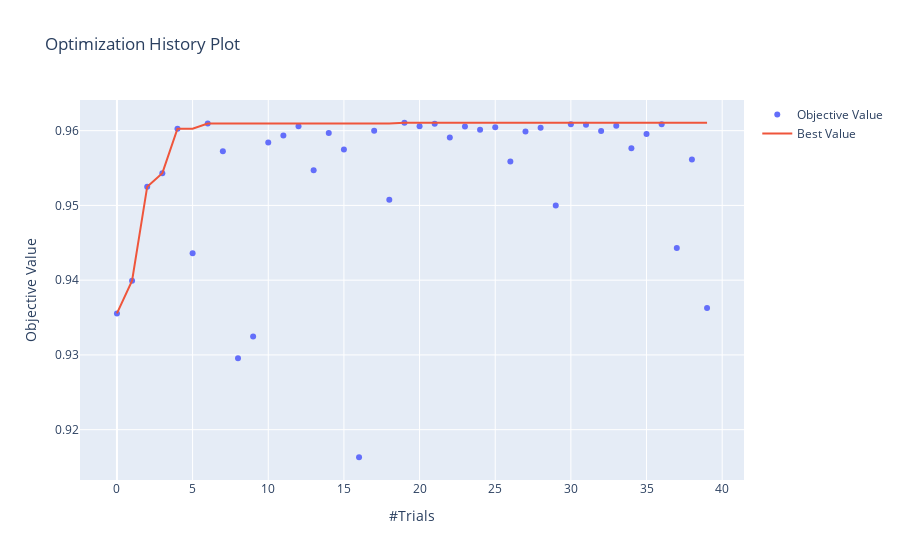
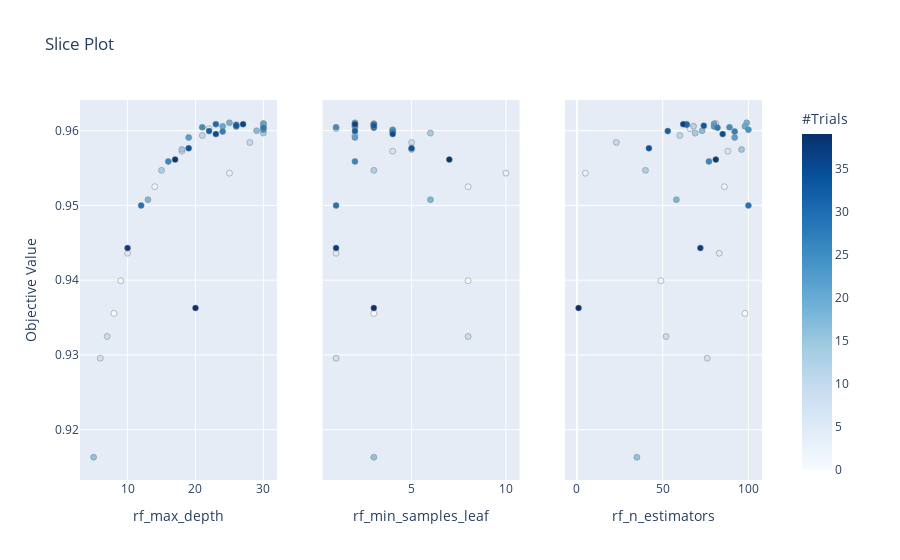
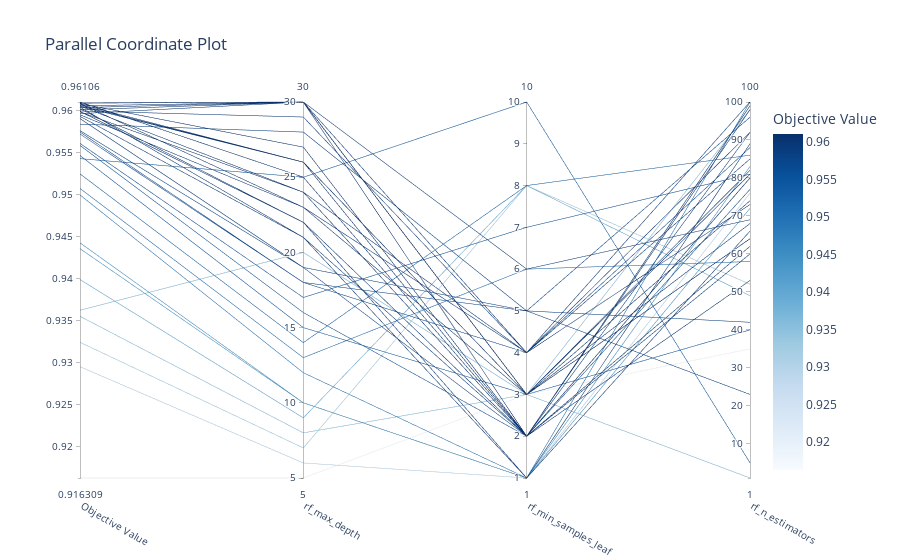

Source (notebook cell) for these figures, in order:
### Code cell
# Gráficos otimização de hiperparâmetros
fig1 = optuna.visualization.plot_optimization_history(study_rc)
fig1.show()

fig2 = optuna.visualization.plot_slice(study_rc)
fig2.show()

fig3 = optuna.visualization.plot_parallel_coordinate(study_rc)
fig3.show()

### Figure 1 — Plotly figure (JSON) as saved in the notebook; plotly's stock layout.template omitted (floating-point values rounded to 4 significant figures)
{"data": [{"mode": "markers", "name": "Objective Value", "type": "scatter", "x": [0, 1, 2, 3, 4, 5, 6, 7, 8, 9, 10, 11, 12, 13, 14, 15, 16, 17, 18, 19, 20, 21, 22, 23, 24, 25, 26, 27, 28, 29, 30, 31, 32, 33, 34, 35, 36, 37, 38, 39], "y": [0.9356, 0.9399, 0.9525, 0.9543, 0.9603, 0.9436, 0.961, 0.9572, 0.9296, 0.9325, 0.9584, 0.9594, 0.9606, 0.9547, 0.9597, 0.9575, 0.9163, 0.96, 0.9508, 0.9611, 0.9606, 0.9609, 0.9591, 0.9606, 0.9601, 0.9604, 0.9559, 0.9599, 0.9604, 0.95, 0.9609, 0.9608, 0.9599, 0.9607, 0.9576, 0.9595, 0.9609, 0.9443, 0.9561, 0.9363]}, {"name": "Best Value", "type": "scatter", "x": [0, 1, 2, 3, 4, 5, 6, 7, 8, 9, 10, 11, 12, 13, 14, 15, 16, 17, 18, 19, 20, 21, 22, 23, 24, 25, 26, 27, 28, 29, 30, 31, 32, 33, 34, 35, 36, 37, 38, 39], "y": [0.9356, 0.9399, 0.9525, 0.9543, 0.9603, 0.9603, 0.961, 0.961, 0.961, 0.961, 0.961, 0.961, 0.961, 0.961, 0.961, 0.961, 0.961, 0.961, 0.961, 0.9611, 0.9611, 0.9611, 0.9611, 0.9611, 0.9611, 0.9611, 0.9611, 0.9611, 0.9611, 0.9611, 0.9611, 0.9611, 0.9611, 0.9611, 0.9611, 0.9611, 0.9611, 0.9611, 0.9611, 0.9611]}], "layout": {"title": {"text": "Optimization History Plot"}, "xaxis": {"title": {"text": "#Trials"}}, "yaxis": {"title": {"text": "Objective Value"}}}}

### Figure 2 — Plotly figure (JSON) as saved in the notebook; plotly's stock layout.template omitted (floating-point values rounded to 4 significant figures)
{"data": [{"marker": {"color": [0, 1, 2, 3, 4, 5, 6, 7, 8, 9, 10, 11, 12, 13, 14, 15, 16, 17, 18, 19, 20, 21, 22, 23, 24, 25, 26, 27, 28, 29, 30, 31, 32, 33, 34, 35, 36, 37, 38, 39], "colorbar": {"title": {"text": "#Trials"}, "x": 1, "xpad": 40}, "colorscale": [[0, "rgb(247,251,255)"], [0.125, "rgb(222,235,247)"], [0.25, "rgb(198,219,239)"], [0.375, "rgb(158,202,225)"], [0.5, "rgb(107,174,214)"], [0.625, "rgb(66,146,198)"], [0.75, "rgb(33,113,181)"], [0.875, "rgb(8,81,156)"], [1, "rgb(8,48,107)"]], "line": {"color": "Grey", "width": 0.5}, "showscale": true}, "mode": "markers", "showlegend": false, "type": "scatter", "x": [8, 9, 14, 25, 22, 10, 30, 18, 6, 7, 28, 21, 30, 15, 30, 18, 5, 29, 13, 25, 24, 30, 19, 26, 30, 21, 16, 24, 30, 12, 23, 26, 22, 26, 19, 23, 27, 10, 17, 20], "xaxis": "x", "y": [0.9356, 0.9399, 0.9525, 0.9543, 0.9603, 0.9436, 0.961, 0.9572, 0.9296, 0.9325, 0.9584, 0.9594, 0.9606, 0.9547, 0.9597, 0.9575, 0.9163, 0.96, 0.9508, 0.9611, 0.9606, 0.9609, 0.9591, 0.9606, 0.9601, 0.9604, 0.9559, 0.9599, 0.9604, 0.95, 0.9609, 0.9608, 0.9599, 0.9607, 0.9576, 0.9595, 0.9609, 0.9443, 0.9561, 0.9363], "yaxis": "y"}, {"marker": {"color": [0, 1, 2, 3, 4, 5, 6, 7, 8, 9, 10, 11, 12, 13, 14, 15, 16, 17, 18, 19, 20, 21, 22, 23, 24, 25, 26, 27, 28, 29, 30, 31, 32, 33, 34, 35, 36, 37, 38, 39], "colorbar": {"title": {"text": "#Trials"}, "x": 1, "xpad": 40}, "colorscale": [[0, "rgb(247,251,255)"], [0.125, "rgb(222,235,247)"], [0.25, "rgb(198,219,239)"], [0.375, "rgb(158,202,225)"], [0.5, "rgb(107,174,214)"], [0.625, "rgb(66,146,198)"], [0.75, "rgb(33,113,181)"], [0.875, "rgb(8,81,156)"], [1, "rgb(8,48,107)"]], "line": {"color": "Grey", "width": 0.5}, "showscale": false}, "mode": "markers", "showlegend": false, "type": "scatter", "x": [3, 8, 8, 10, 1, 1, 3, 4, 1, 8, 5, 2, 3, 3, 6, 5, 3, 4, 6, 2, 2, 2, 2, 2, 4, 1, 2, 4, 3, 1, 3, 3, 2, 3, 5, 4, 2, 1, 7, 3], "xaxis": "x2", "y": [0.9356, 0.9399, 0.9525, 0.9543, 0.9603, 0.9436, 0.961, 0.9572, 0.9296, 0.9325, 0.9584, 0.9594, 0.9606, 0.9547, 0.9597, 0.9575, 0.9163, 0.96, 0.9508, 0.9611, 0.9606, 0.9609, 0.9591, 0.9606, 0.9601, 0.9604, 0.9559, 0.9599, 0.9604, 0.95, 0.9609, 0.9608, 0.9599, 0.9607, 0.9576, 0.9595, 0.9609, 0.9443, 0.9561, 0.9363], "yaxis": "y2"}, {"marker": {"color": [0, 1, 2, 3, 4, 5, 6, 7, 8, 9, 10, 11, 12, 13, 14, 15, 16, 17, 18, 19, 20, 21, 22, 23, 24, 25, 26, 27, 28, 29, 30, 31, 32, 33, 34, 35, 36, 37, 38, 39], "colorbar": {"title": {"text": "#Trials"}, "x": 1, "xpad": 40}, "colorscale": [[0, "rgb(247,251,255)"], [0.125, "rgb(222,235,247)"], [0.25, "rgb(198,219,239)"], [0.375, "rgb(158,202,225)"], [0.5, "rgb(107,174,214)"], [0.625, "rgb(66,146,198)"], [0.75, "rgb(33,113,181)"], [0.875, "rgb(8,81,156)"], [1, "rgb(8,48,107)"]], "line": {"color": "Grey", "width": 0.5}, "showscale": false}, "mode": "markers", "showlegend": false, "type": "scatter", "x": [98, 49, 86, 5, 66, 83, 81, 88, 76, 52, 23, 60, 68, 40, 69, 96, 35, 73, 58, 99, 98, 80, 92, 80, 100, 89, 77, 92, 82, 100, 64, 64, 53, 74, 42, 85, 62, 72, 81, 1], "xaxis": "x3", "y": [0.9356, 0.9399, 0.9525, 0.9543, 0.9603, 0.9436, 0.961, 0.9572, 0.9296, 0.9325, 0.9584, 0.9594, 0.9606, 0.9547, 0.9597, 0.9575, 0.9163, 0.96, 0.9508, 0.9611, 0.9606, 0.9609, 0.9591, 0.9606, 0.9601, 0.9604, 0.9559, 0.9599, 0.9604, 0.95, 0.9609, 0.9608, 0.9599, 0.9607, 0.9576, 0.9595, 0.9609, 0.9443, 0.9561, 0.9363], "yaxis": "y3"}], "layout": {"title": {"text": "Slice Plot"}, "xaxis": {"anchor": "y", "domain": [0, 0.2889], "title": {"text": "rf_max_depth"}}, "xaxis2": {"anchor": "y2", "domain": [0.3556, 0.6444], "title": {"text": "rf_min_samples_leaf"}}, "xaxis3": {"anchor": "y3", "domain": [0.7111, 1], "title": {"text": "rf_n_estimators"}}, "yaxis": {"anchor": "x", "domain": [0, 1], "title": {"text": "Objective Value"}}, "yaxis2": {"anchor": "x2", "domain": [0, 1], "matches": "y", "showticklabels": false}, "yaxis3": {"anchor": "x3", "domain": [0, 1], "matches": "y", "showticklabels": false}}}

### Figure 3 — Plotly figure (JSON) as saved in the notebook; plotly's stock layout.template omitted (floating-point values rounded to 4 significant figures)
{"data": [{"dimensions": [{"label": "Objective Value", "range": [0.9163, 0.9611], "values": [0.9356, 0.9399, 0.9525, 0.9543, 0.9603, 0.9436, 0.961, 0.9572, 0.9296, 0.9325, 0.9584, 0.9594, 0.9606, 0.9547, 0.9597, 0.9575, 0.9163, 0.96, 0.9508, 0.9611, 0.9606, 0.9609, 0.9591, 0.9606, 0.9601, 0.9604, 0.9559, 0.9599, 0.9604, 0.95, 0.9609, 0.9608, 0.9599, 0.9607, 0.9576, 0.9595, 0.9609, 0.9443, 0.9561, 0.9363]}, {"label": "rf_max_depth", "range": [5, 30], "values": [8, 9, 14, 25, 22, 10, 30, 18, 6, 7, 28, 21, 30, 15, 30, 18, 5, 29, 13, 25, 24, 30, 19, 26, 30, 21, 16, 24, 30, 12, 23, 26, 22, 26, 19, 23, 27, 10, 17, 20]}, {"label": "rf_min_samples_leaf", "range": [1, 10], "values": [3, 8, 8, 10, 1, 1, 3, 4, 1, 8, 5, 2, 3, 3, 6, 5, 3, 4, 6, 2, 2, 2, 2, 2, 4, 1, 2, 4, 3, 1, 3, 3, 2, 3, 5, 4, 2, 1, 7, 3]}, {"label": "rf_n_estimators", "range": [1, 100], "values": [98, 49, 86, 5, 66, 83, 81, 88, 76, 52, 23, 60, 68, 40, 69, 96, 35, 73, 58, 99, 98, 80, 92, 80, 100, 89, 77, 92, 82, 100, 64, 64, 53, 74, 42, 85, 62, 72, 81, 1]}], "labelangle": 30, "labelside": "bottom", "line": {"color": [0.9356, 0.9399, 0.9525, 0.9543, 0.9603, 0.9436, 0.961, 0.9572, 0.9296, 0.9325, 0.9584, 0.9594, 0.9606, 0.9547, 0.9597, 0.9575, 0.9163, 0.96, 0.9508, 0.9611, 0.9606, 0.9609, 0.9591, 0.9606, 0.9601, 0.9604, 0.9559, 0.9599, 0.9604, 0.95, 0.9609, 0.9608, 0.9599, 0.9607, 0.9576, 0.9595, 0.9609, 0.9443, 0.9561, 0.9363], "colorbar": {"title": {"text": "Objective Value"}}, "colorscale": [[0, "rgb(247,251,255)"], [0.125, "rgb(222,235,247)"], [0.25, "rgb(198,219,239)"], [0.375, "rgb(158,202,225)"], [0.5, "rgb(107,174,214)"], [0.625, "rgb(66,146,198)"], [0.75, "rgb(33,113,181)"], [0.875, "rgb(8,81,156)"], [1, "rgb(8,48,107)"]], "reversescale": false, "showscale": true}, "type": "parcoords"}], "layout": {"title": {"text": "Parallel Coordinate Plot"}}}
